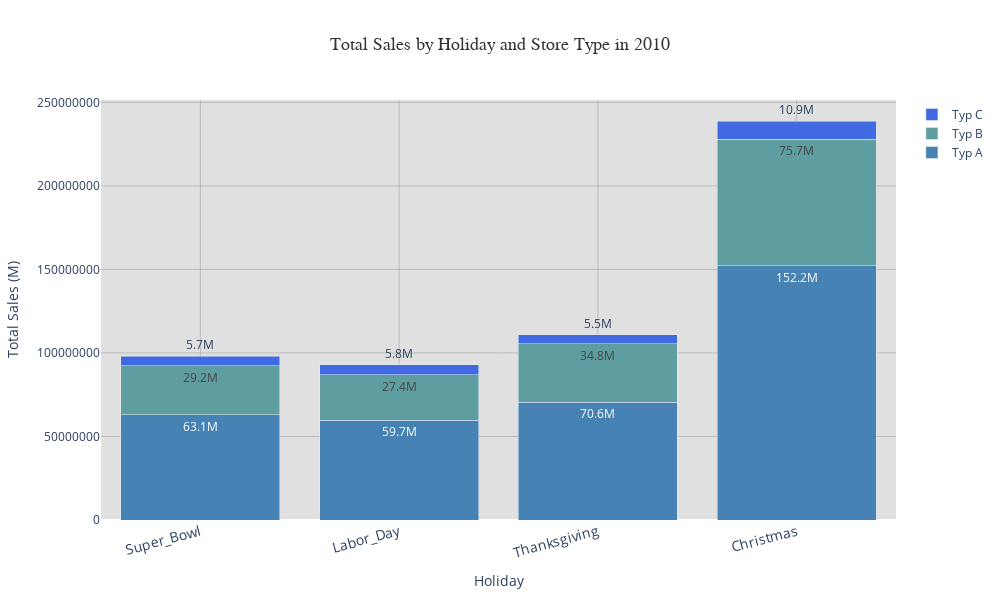
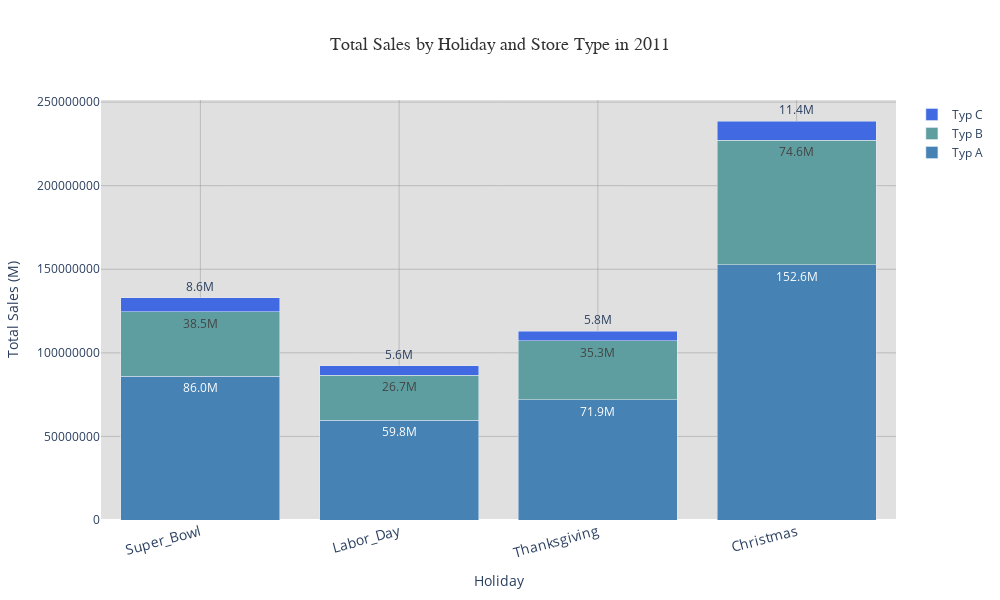

Notebook source saved alongside these figures, in order:
### Code cell
# Zaktualizowane kolory dla typów sklepów w stylu "coolblue"
type_colors = {
    'A': '#4682B4',  # Steel blue (dopasowane do tematu "cool blue")
    'B': '#5F9EA0',  # Cadet blue
    'C': '#4169E1'   # Royal blue
}

def plot_total_sales_by_holiday_and_type(df, year):
    # Filtrujemy dane
    df_year = df[df['year'] == year]
    
    # Tworzymy wykres słupkowy
    fig = go.Figure()
    
    # Dodajemy dane dla każdego typu sklepu
    for type_, color in type_colors.items():
        # Filtrujemy dane dla konkretnego typu sklepu
        sales_by_holiday = []
        for event, info in holiday_windows.items():
            weeks = info['weeks']
            df_event = df_year[df_year['week'].isin(weeks)]
            sales = df_event[df_event['Type'] == type_]['Weekly_Sales'].sum()
            sales_by_holiday.append(sales)
        
        fig.add_trace(
            go.Bar(
                x=list(holiday_windows.keys()),  # Święta jako osie X
                y=sales_by_holiday,
                name=f'Typ {type_}',  # Typ sklepu jako nazwa
                marker_color=color,  # Kolor typu sklepu
                text=[f'{value / 1e6:.1f}M' for value in sales_by_holiday],
                textposition='outside'
            )
        )
    
    # Ustawienia osi
    fig.update_layout(
        title_text=f'Total Sales by Holiday and Store Type in {year}',
        title_x=0.5,
        title_font=dict(size=18, color='#333', family='Arial'),  # Dopasowanie czcionki tytułu
        xaxis_title='Holiday',
        yaxis_title='Total Sales (M)',  # Zmiana jednostek na miliony
        barmode='stack',  # Słupki będą nałożone
        yaxis=dict(
            tickformat='.0f',  # Formatowanie liczb bez przecinków
            gridcolor='rgba(150, 150, 150, 0.5)'  # Kolor linii siatki pasujący do pierwszego wykresu
        ),
        height=600,
        width=1000,  # Zwiększona szerokość dla lepszej wizualizacji
        showlegend=True,  # Pokaż legendę
        plot_bgcolor='#E0E0E0',  # Tło wykresu pasujące do pierwszego wykresu
        xaxis=dict(
            tickfont=dict(size=14),  # Czcionka etykiet osi X
            tickangle=-15,  # Lekko pochylone etykiety dla lepszej czytelności
            gridcolor='rgba(150, 150, 150, 0.5)'  # Kolor linii siatki
        )
    )
    
    fig.show()

# Filtrujemy dane dla lat 2010, 2011 i 2012
years = [2010, 2011, 2012]
for year in years:
    filtered_df_year = filtered_df[filtered_df['year'] == year]
    plot_total_sales_by_holiday_and_type(filtered_df_year, year)

### Figure 1 — Plotly figure (JSON) as saved in the notebook; plotly's stock layout.template omitted (floating-point values rounded to 4 significant figures)
{"data": [{"marker": {"color": "#4682B4"}, "name": "Typ A", "text": ["63.1M", "59.7M", "70.6M", "152.2M"], "textposition": "outside", "type": "bar", "x": ["Super_Bowl", "Labor_Day", "Thanksgiving", "Christmas"], "y": [63130000.0, 59690000.0, 70620000.0, 152200000.0]}, {"marker": {"color": "#5F9EA0"}, "name": "Typ B", "text": ["29.2M", "27.4M", "34.8M", "75.7M"], "textposition": "outside", "type": "bar", "x": ["Super_Bowl", "Labor_Day", "Thanksgiving", "Christmas"], "y": [29210000.0, 27390000.0, 34830000.0, 75700000.0]}, {"marker": {"color": "#4169E1"}, "name": "Typ C", "text": ["5.7M", "5.8M", "5.5M", "10.9M"], "textposition": "outside", "type": "bar", "x": ["Super_Bowl", "Labor_Day", "Thanksgiving", "Christmas"], "y": [5746000.0, 5755000.0, 5494000.0, 10910000.0]}], "layout": {"barmode": "stack", "height": 600, "plot_bgcolor": "#E0E0E0", "showlegend": true, "title": {"font": {"color": "#333", "family": "Arial", "size": 18}, "text": "Total Sales by Holiday and Store Type in 2010", "x": 0.5}, "width": 1000, "xaxis": {"autorange": true, "gridcolor": "rgba(150, 150, 150, 0.5)", "range": [-0.5, 3.5], "tickangle": -15, "tickfont": {"size": 14}, "title": {"text": "Holiday"}, "type": "category"}, "yaxis": {"autorange": true, "gridcolor": "rgba(150, 150, 150, 0.5)", "range": [0, 251400000.0], "tickformat": ".0f", "title": {"text": "Total Sales (M)"}, "type": "linear"}}}

### Figure 2 — Plotly figure (JSON) as saved in the notebook; plotly's stock layout.template omitted (floating-point values rounded to 4 significant figures)
{"data": [{"marker": {"color": "#4682B4"}, "name": "Typ A", "text": ["86.0M", "59.8M", "71.9M", "152.6M"], "textposition": "outside", "type": "bar", "x": ["Super_Bowl", "Labor_Day", "Thanksgiving", "Christmas"], "y": [85970000.0, 59820000.0, 71940000.0, 152600000.0]}, {"marker": {"color": "#5F9EA0"}, "name": "Typ B", "text": ["38.5M", "26.7M", "35.3M", "74.6M"], "textposition": "outside", "type": "bar", "x": ["Super_Bowl", "Labor_Day", "Thanksgiving", "Christmas"], "y": [38530000.0, 26740000.0, 35310000.0, 74650000.0]}, {"marker": {"color": "#4169E1"}, "name": "Typ C", "text": ["8.6M", "5.6M", "5.8M", "11.4M"], "textposition": "outside", "type": "bar", "x": ["Super_Bowl", "Labor_Day", "Thanksgiving", "Christmas"], "y": [8587000.0, 5586000.0, 5788000.0, 11450000.0]}], "layout": {"barmode": "stack", "height": 600, "plot_bgcolor": "#E0E0E0", "showlegend": true, "title": {"font": {"color": "#333", "family": "Arial", "size": 18}, "text": "Total Sales by Holiday and Store Type in 2011", "x": 0.5}, "width": 1000, "xaxis": {"autorange": true, "gridcolor": "rgba(150, 150, 150, 0.5)", "range": [-0.5, 3.5], "tickangle": -15, "tickfont": {"size": 14}, "title": {"text": "Holiday"}, "type": "category"}, "yaxis": {"autorange": true, "gridcolor": "rgba(150, 150, 150, 0.5)", "range": [0, 251300000.0], "tickformat": ".0f", "title": {"text": "Total Sales (M)"}, "type": "linear"}}}
